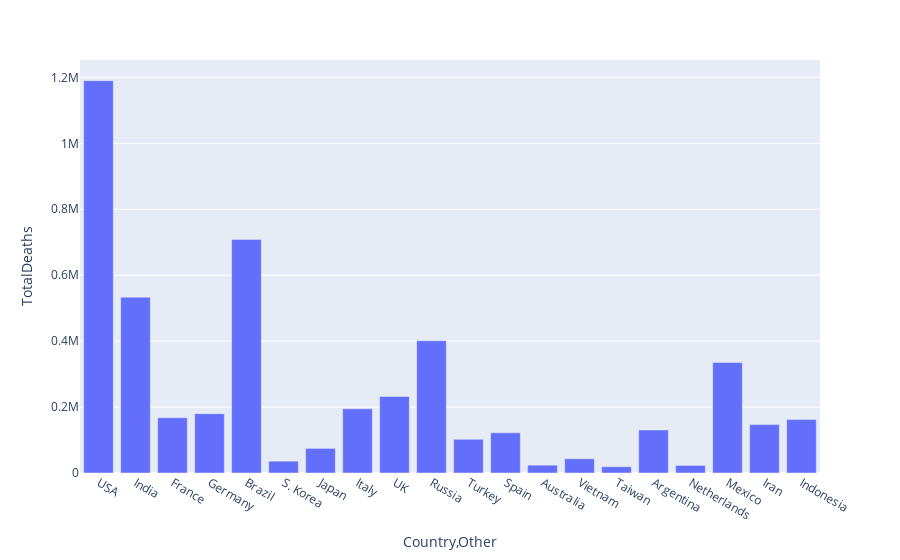

This figure's notebook cell:
### Code cell
import plotly.express as px
fig = px.bar(df, x='Country,Other', y='TotalDeaths')
fig.show()

### Figure 1 — Plotly figure (JSON) as saved in the notebook; plotly's stock layout.template omitted (floating-point values rounded to 4 significant figures)
{"data": [{"alignmentgroup": "True", "hovertemplate": "Country,Other=%{x}<br>TotalDeaths=%{y}<extra></extra>", "legendgroup": "", "marker": {"color": "#636efa", "pattern": {"shape": ""}}, "name": "", "offsetgroup": "", "orientation": "v", "showlegend": false, "textposition": "auto", "type": "bar", "x": ["USA", "India", "France", "Germany", "Brazil", "S. Korea", "Japan", "Italy", "UK", "Russia", "Turkey", "Spain", "Australia", "Vietnam", "Taiwan", "Argentina", "Netherlands", "Mexico", "Iran", "Indonesia"], "xaxis": "x", "y": [1190171, 533361, 167642, 180109, 708491, 35934, 74694, 194768, 232112, 401214, 102174, 121760, 23808, 43206, 19005, 130685, 22992, 334947, 146751, 161954], "yaxis": "y"}], "layout": {"barmode": "relative", "legend": {"tracegroupgap": 0}, "margin": {"t": 60}, "xaxis": {"anchor": "y", "domain": [0, 1], "title": {"text": "Country,Other"}}, "yaxis": {"anchor": "x", "domain": [0, 1], "title": {"text": "TotalDeaths"}}}}
